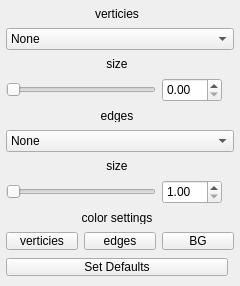
             <widget class="QWidget" name="scrollAreaWidgetContents_2">
              <property name="geometry">
               <rect>
                <x>0</x>
                <y>-19</y>
                <width>240</width>
                <height>286</height>
               </rect>
              </property>
              <layout class="QGridLayout" name="gridLayout_11">
               <property name="leftMargin">
                <number>0</number>
               </property>
               <property name="topMargin">
                <number>0</number>
               </property>
               <property name="rightMargin">
                <number>0</number>
               </property>
               <property name="bottomMargin">
                <number>0</number>
               </property>
               <property name="spacing">
                <number>0</number>
               </property>
               <item row="0" column="0">
                <widget class="QFrame" name="uiStyleCtrlFrame">
                 <property name="sizePolicy">
                  <sizepolicy hsizetype="Fixed" vsizetype="Fixed">
                   <horstretch>0</horstretch>
                   <verstretch>0</verstretch>
                  </sizepolicy>
                 </property>
                 <property name="minimumSize">
                  <size>
                   <width>240</width>
                   <height>286</height>
                  </size>
                 </property>
                 <property name="maximumSize">
                  <size>
                   <width>240</width>
                   <height>286</height>
                  </size>
                 </property>
                 <property name="autoFillBackground">
                  <bool>true</bool>
                 </property>
                 <property name="frameShape">
                  <enum>QFrame::NoFrame</enum>
                 </property>
                 <property name="frameShadow">
                  <enum>QFrame::Raised</enum>
                 </property>
                 <layout class="QGridLayout" name="gridLayout_7">
                  <property name="leftMargin">
                   <number>6</number>
                  </property>
                  <property name="topMargin">
                   <number>6</number>
                  </property>
                  <property name="rightMargin">
                   <number>6</number>
                  </property>
                  <property name="bottomMargin">
                   <number>6</number>
                  </property>
                  <item row="8" column="0" colspan="3">
                   <widget class="QLabel" name="label_34">
                    <property name="sizePolicy">
                     <sizepolicy hsizetype="Fixed" vsizetype="Fixed">
                      <horstretch>0</horstretch>
                      <verstretch>0</verstretch>
                     </sizepolicy>
                    </property>
                    <property name="minimumSize">
                     <size>
                      <width>222</width>
                      <height>12</height>
                     </size>
                    </property>
                    <property name="maximumSize">
                     <size>
                      <width>222</width>
                      <height>12</height>
                     </size>
                    </property>
                    <property name="text">
                     <string>color settings</string>
                    </property>
                    <property name="alignment">
                     <set>Qt::AlignCenter</set>
                    </property>
                   </widget>
                  </item>
                  <item row="0" column="0" colspan="3">
                   <widget class="QLabel" name="label_20">
                    <property name="sizePolicy">
                     <sizepolicy hsizetype="Fixed" vsizetype="Fixed">
                      <horstretch>0</horstretch>
                      <verstretch>0</verstretch>
                     </sizepolicy>
                    </property>
                    <property name="minimumSize">
                     <size>
                      <width>222</width>
                      <height>12</height>
                     </size>
                    </property>
                    <property name="maximumSize">
                     <size>
                      <width>222</width>
                      <height>12</height>
                     </size>
                    </property>
                    <property name="text">
                     <string>verticies</string>
                    </property>
                    <property name="alignment">
                     <set>Qt::AlignCenter</set>
                    </property>
                   </widget>
                  </item>
                  <item row="7" column="0" colspan="2">
                   <widget class="QSlider" name="edgesSizeSlider">
                    <property name="sizePolicy">
                     <sizepolicy hsizetype="Preferred" vsizetype="Preferred">
                      <horstretch>0</horstretch>
                      <verstretch>0</verstretch>
                     </sizepolicy>
                    </property>
                    <property name="minimumSize">
                     <size>
                      <width>12</width>
                      <height>12</height>
                     </size>
                    </property>
                    <property name="minimum">
                     <number>1</number>
                    </property>
                    <property name="maximum">
                     <number>25</number>
                    </property>
                    <property name="orientation">
                     <enum>Qt::Horizontal</enum>
                    </property>
                   </widget>
                  </item>
                  <item row="4" column="0" colspan="3">
                   <widget class="QLabel" name="label_33">
                    <property name="sizePolicy">
                     <sizepolicy hsizetype="Fixed" vsizetype="Fixed">
                      <horstretch>0</horstretch>
                      <verstretch>0</verstretch>
                     </sizepolicy>
                    </property>
                    <property name="minimumSize">
                     <size>
                      <width>222</width>
                      <height>12</height>
                     </size>
                    </property>
                    <property name="maximumSize">
                     <size>
                      <width>222</width>
                      <height>12</height>
                     </size>
                    </property>
                    <property name="text">
                     <string>edges</string>
                    </property>
                    <property name="alignment">
                     <set>Qt::AlignCenter</set>
                    </property>
                   </widget>
                  </item>
                  <item row="1" column="0" colspan="3">
                   <widget class="QComboBox" name="verticiesTypeComboBox">
                    <item>
                     <property name="text">
                      <string>None</string>
                     </property>
                    </item>
                    <item>
                     <property name="text">
                      <string>Circles</string>
                     </property>
                    </item>
                    <item>
                     <property name="text">
                      <string>Squares</string>
                     </property>
                    </item>
                   </widget>
                  </item>
                  <item row="7" column="2">
                   <widget class="QDoubleSpinBox" name="edgesSizeSpinBox">
                    <property name="sizePolicy">
                     <sizepolicy hsizetype="Minimum" vsizetype="Minimum">
                      <horstretch>0</horstretch>
                      <verstretch>0</verstretch>
                     </sizepolicy>
                    </property>
                    <property name="minimumSize">
                     <size>
                      <width>60</width>
                      <height>24</height>
                     </size>
                    </property>
                    <property name="maximumSize">
                     <size>
                      <width>60</width>
                      <height>24</height>
                     </size>
                    </property>
                    <property name="minimum">
                     <double>1.000000000000000</double>
                    </property>
                    <property name="maximum">
                     <double>25.000000000000000</double>
                    </property>
                   </widget>
                  </item>
                  <item row="9" column="0">
                   <widget class="QPushButton" name="verticiesColorButton">
                    <property name="sizePolicy">
                     <sizepolicy hsizetype="Fixed" vsizetype="Fixed">
                      <horstretch>0</horstretch>
                      <verstretch>0</verstretch>
                     </sizepolicy>
                    </property>
                    <property name="minimumSize">
                     <size>
                      <width>0</width>
                      <height>18</height>
                     </size>
                    </property>
                    <property name="maximumSize">
                     <size>
                      <width>16777215</width>
                      <height>18</height>
                     </size>
                    </property>
                    <property name="text">
                     <string>verticies</string>
                    </property>
                    <attribute name="buttonGroup">
                     <string notr="true">group_colors</string>
                    </attribute>
                   </widget>
                  </item>
                  <item row="5" column="0" colspan="3">
                   <widget class="QComboBox" name="edgesTypeComboBox">
                    <item>
                     <property name="text">
                      <string>None</string>
                     </property>
                    </item>
                    <item>
                     <property name="text">
                      <string>Continious</string>
                     </property>
                    </item>
                    <item>
                     <property name="text">
                      <string>Dashed</string>
                     </property>
                    </item>
                   </widget>
                  </item>
                  <item row="9" column="1">
                   <widget class="QPushButton" name="edgesColorButton">
                    <property name="minimumSize">
                     <size>
                      <width>0</width>
                      <height>18</height>
                     </size>
                    </property>
                    <property name="maximumSize">
                     <size>
                      <width>16777215</width>
                      <height>18</height>
                     </size>
                    </property>
                    <property name="text">
                     <string>edges</string>
                    </property>
                    <attribute name="buttonGroup">
                     <string notr="true">group_colors</string>
                    </attribute>
                   </widget>
                  </item>
                  <item row="9" column="2">
                   <widget class="QPushButton" name="bgColorButton">
                    <property name="minimumSize">
                     <size>
                      <width>0</width>
                      <height>18</height>
                     </size>
                    </property>
                    <property name="maximumSize">
                     <size>
                      <width>16777215</width>
                      <height>18</height>
                     </size>
                    </property>
                    <property name="text">
                     <string>BG</string>
                    </property>
                    <attribute name="buttonGroup">
                     <string notr="true">group_colors</string>
                    </attribute>
                   </widget>
                  </item>
                  <item row="10" column="0" colspan="3">
                   <widget class="QPushButton" name="setDefaultStyleButton">
                    <property name="sizePolicy">
                     <sizepolicy hsizetype="Minimum" vsizetype="Minimum">
                      <horstretch>0</horstretch>
                      <verstretch>0</verstretch>
                     </sizepolicy>
                    </property>
                    <property name="minimumSize">
                     <size>
                      <width>222</width>
                      <height>18</height>
                     </size>
                    </property>
                    <property name="maximumSize">
                     <size>
                      <width>18</width>
                      <height>18</height>
                     </size>
                    </property>
                    <property name="text">
                     <string>Set Defaults</string>
                    </property>
                   </widget>
                  </item>
                  <item row="2" column="0" colspan="3">
                   <widget class="QLabel" name="label_18">
                    <property name="sizePolicy">
                     <sizepolicy hsizetype="Fixed" vsizetype="Fixed">
                      <horstretch>0</horstretch>
                      <verstretch>0</verstretch>
                     </sizepolicy>
                    </property>
                    <property name="minimumSize">
                     <size>
                      <width>222</width>
                      <height>12</height>
                     </size>
                    </property>
                    <property name="maximumSize">
                     <size>
                      <width>222</width>
                      <height>12</height>
                     </size>
                    </property>
                    <property name="text">
                     <string>size</string>
                    </property>
                    <property name="alignment">
                     <set>Qt::AlignCenter</set>
                    </property>
                   </widget>
                  </item>
                  <item row="6" column="0" colspan="3">
                   <widget class="QLabel" name="label_32">
                    <property name="sizePolicy">
                     <sizepolicy hsizetype="Fixed" vsizetype="Fixed">
                      <horstretch>0</horstretch>
                      <verstretch>0</verstretch>
                     </sizepolicy>
                    </property>
                    <property name="minimumSize">
                     <size>
                      <width>222</width>
                      <height>12</height>
                     </size>
                    </property>
                    <property name="maximumSize">
                     <size>
                      <width>222</width>
                      <height>12</height>
                     </size>
                    </property>
                    <property name="text">
                     <string>size</string>
                    </property>
                    <property name="alignment">
                     <set>Qt::AlignCenter</set>
                    </property>
                   </widget>
                  </item>
                  <item row="3" column="2">
                   <widget class="QDoubleSpinBox" name="vertexSizeSpinBox">
                    <property name="sizePolicy">
                     <sizepolicy hsizetype="Minimum" vsizetype="Minimum">
                      <horstretch>0</horstretch>
                      <verstretch>0</verstretch>
                     </sizepolicy>
                    </property>
                    <property name="minimumSize">
                     <size>
                      <width>60</width>
                      <height>24</height>
                     </size>
                    </property>
                    <property name="maximumSize">
                     <size>
                      <width>60</width>
                      <height>24</height>
                     </size>
                    </property>
                    <property name="minimum">
                     <double>0.000000000000000</double>
                    </property>
                    <property name="maximum">
                     <double>25.000000000000000</double>
                    </property>
                   </widget>
                  </item>
                  <item row="3" column="0" colspan="2">
                   <widget class="QSlider" name="verticiesSizeSlider">
                    <property name="sizePolicy">
                     <sizepolicy hsizetype="Preferred" vsizetype="Preferred">
                      <horstretch>0</horstretch>
                      <verstretch>0</verstretch>
                     </sizepolicy>
                    </property>
                    <property name="minimumSize">
                     <size>
                      <width>12</width>
                      <height>12</height>
                     </size>
                    </property>
                    <property name="minimum">
                     <number>0</number>
                    </property>
                    <property name="maximum">
                     <number>25</number>
                    </property>
                    <property name="orientation">
                     <enum>Qt::Horizontal</enum>
                    </property>
                   </widget>
                  </item>
                 </layout>
                </widget>
               </item>
              </layout>
             </widget>
